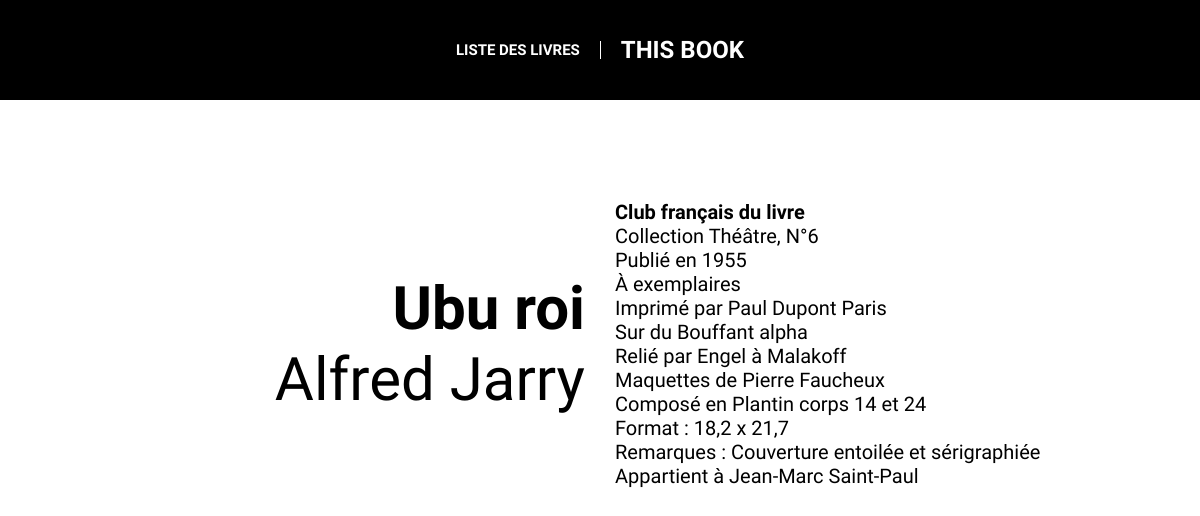
The page /profil.php?id=1 on the database its author committed.
### tables this page shows
CREATE TABLE `livres` (
  `id_livre` int(50) NOT NULL,
  `titre` varchar(100) NOT NULL,
  `auteur` varchar(100) NOT NULL,
  `club` varchar(100) NOT NULL,
  `collection` varchar(50) NOT NULL,
  `numero_volume` varchar(10) NOT NULL,
  `annee` int(5) NOT NULL,
  `nombre_exemplaires` varchar(10) NOT NULL,
  `papier` varchar(50) NOT NULL,
  `imprimeur` varchar(100) NOT NULL,
  `relieur` varchar(100) NOT NULL,
  `maquettiste` varchar(100) NOT NULL,
  `caractere` varchar(100) NOT NULL,
  `format` varchar(50) NOT NULL,
  `notes` text NOT NULL,
  `proprietaire` varchar(100) NOT NULL
);

### profil.php (the view, shortened to what this page needs)
<!DOCTYPE html>
<html lang="en">
<head>
	<link rel="stylesheet" type="text/css" href="css/style.css">
</head>
<?php
@include 'navbar.php';
?>
<body>
	<?php
	$id = $_GET['id'];
	$requete = Database::$pdo->prepare("SELECT titre, auteur, club, collection, numero_volume, annee, nombre_exemplaires, papier, imprimeur, relieur, maquettiste, caractere, format, notes, proprietaire FROM livres WHERE id_livre = :id");
	$requete->execute(['id' => $id]);
	foreach ($requete->fetchAll() as $row) {
		?>
		<section class="home profil">
			<div class="name-profil">
				<p><?php echo $row['titre'] ?></p>
				<p class="auteur"><?php echo $row['auteur'] ?></p>
			</div>
			<div class="infos-profil">
				<?php echo
				"<ul>
				<li class='titre'>".$row['club']."</li>
				<li class='infos'>Collection ".$row['collection'].", N°".$row['numero_volume']."</li>
				<li class='infos'>Publié en ".$row['annee']."</li>
				<li class='infos'>À ".$row['nombre_exemplaires']." exemplaires</li>
				<li class='infos'>Imprimé par ".$row['imprimeur']."</li>
				<li class='infos'>Sur du ".$row['papier']."</li>
				<li class='infos'>Relié par ".$row['relieur']."</li>
				<li class='infos'>Maquettes de ".$row['maquettiste']."</li>
				<li class='infos'>Composé en ".$row['caractere']."</li>
				<li class='infos'>Format : ".$row['format']."</li>
				<li class='infos'>Remarques : ".$row['notes']."</li>
				<li class='infos'>Appartient à ".$row['proprietaire']."</li>
				</ul>"
				?>
			</div>
		</section>
		<?php
	}
	?>
</body>
</html>

### css/style.css (style rules this page uses)
body { font-family: 'Raleway', sans-serif; color: black; margin: 0; }
section.home { width: 100%; height: 90%; display: flex; align-items: center; justify-content: center; }
.profil { margin-top: 100px; }
.name-profil { width: 40%; padding-right: 30px; }
.name-profil p { margin: 0 auto; word-wrap: break-word; text-align: right; font-weight: 900; font-size: 60px; }
.name-profil p.auteur { font-weight: 300; }
.infos-profil { width: 40%; font-weight: 900; font-size: 20px; }
.infos-profil ul { list-style: none; margin: 0; padding: 0; }
.infos-profil li.infos { margin-top: 0; font-weight: 300; }

### rows shown on the page
livres: titre "Ubu roi", auteur "Alfred Jarry", club "Club français du livre", collection "Théâtre", numero_volume "6", annee "1955", imprimeur "Paul Dupont Paris", papier "Bouffant alpha", relieur "Engel à Malakoff", maquettiste "Pierre Faucheux", caractere "Plantin corps 14 et 24", format "18,2 x 21,7", notes "Couverture entoilée et sérigraphiée", proprietaire "Jean-Marc Saint-Paul"
